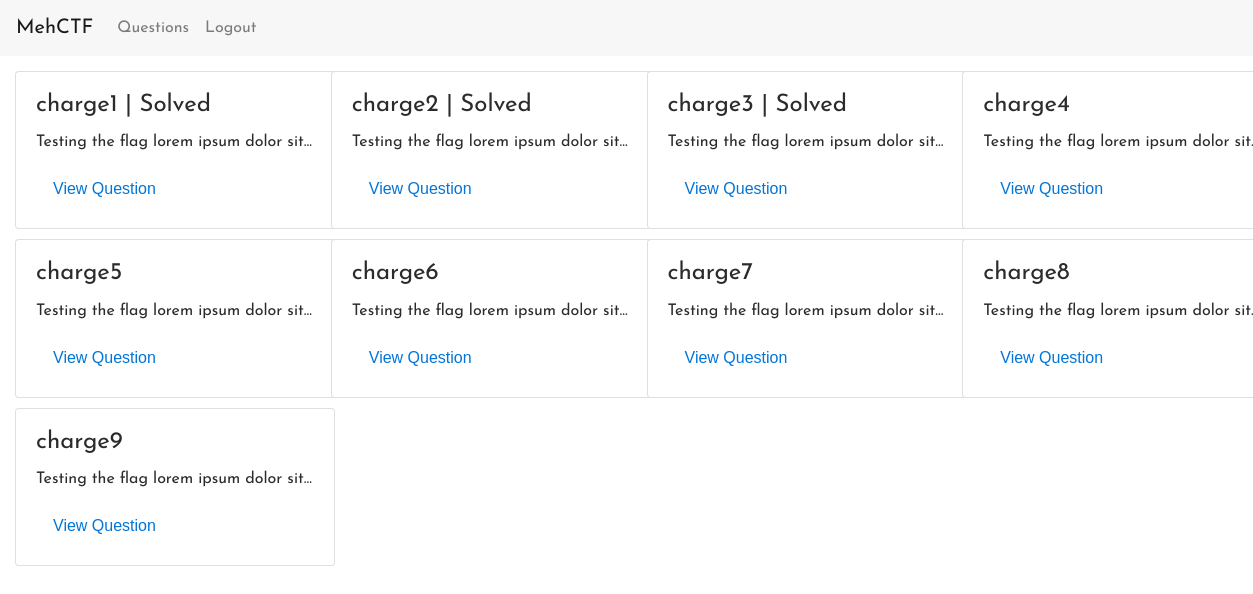
/questions (signed in), run on the app's committed database.
### models.py (models this page shows, shortened)
class Question(Base):
    __tablename__ = 'questions'
    id = Column(Integer, primary_key=True)
    name = Column(String(50))
    desc = Column(String(1000))
    flag = Column(String(200))
    filename = Column(String(1000))

### application.py (the view)
@app.route('/questions', methods=["GET"])
@login_required
def questions():
  Questions = models.Question.query.all()
  questionsSolvedIDs = [solved.question.id for solved in current_user.solved_questions]
  return render_template('questions.html',Questions=Questions,questionsSolvedIDs=questionsSolvedIDs)

### application.py (called while the page is built)
@login_manager.user_loader
def load_user(username):
    return models.User.query.filter_by(username = username).first()

@app.teardown_appcontext # DB Session Config
def shutdown_session(exception=None):
    db_session.remove()

@app.context_processor
def inject_user():
    return dict(user=current_user)

@app.after_request
def add_header(r):
  r.headers["Cache-Control"] = "no-cache, no-store, must-revalidate"
  r.headers["Pragma"] = "no-cache"
  r.headers["Expires"] = "0"
  r.headers['Cache-Control'] = 'public, max-age=0'
  return r

### models.py (called while the page is built)
    @property
    def is_authenticated(self):
        return True

### templates/questions.html (shortened to what this page needs)
{% extends "layout.html" %}
{% block body %}
<div class = "questions">
  <div class="row">
  {% for Question in Questions %}
  <div class="col-xs-12 col-sm-12 col-md-3 col-lg-3 question">
    <div class = "card" style = "width: 20rem; margin: 5px 5px 5px 5px">
      <div class = "card-block">
        <h4 class="card-title">{{ Question.name }}{% if Question.id in questionsSolvedIDs %} | Solved{% endif %}</h4>
        <p clas = "card-text">{{ Question.desc | truncate(50) }}</p>
        <a class = "card-link" href="/question/{{Question.id}}"><button class="btn btn-link">View Question</button></a>
      </div>
    </div>
  </div>
  {% endfor %}
</div>
{% endblock %}

### templates/layout.html (shortened to what this page needs)
<!doctype html>
<html>
<head>
  <link rel="stylesheet" type="text/css" href="/static/css/main.css">
  <link rel="stylesheet" type="text/css" href="/static/css/bootstrap.min.css">
</head>
<body>
    <nav class="navbar navbar-toggleable-md navbar-light bg-faded">
        <a class="navbar-brand" href="/">MehCTF</a>
        <div class="" id="navbarNavAltMarkup">
          <div class="navbar-nav">
            <a class="nav-item nav-link" href="/questions">Questions<span class="sr-only">(current)</span></a>
            {% if not user.is_authenticated %}
            <a class="nav-item nav-link" href="/login">Login<span class="sr-only">(current)</span></a>
            <a class="nav-item nav-link" href="/register">Register<span class="sr-only">(current)</span></a>
            {% else %}
            <a class="nav-item nav-link" href="/logout">Logout<span class="sr-only">(current)</span></a>
            {% endif %}
          </div>
        </div>
      </nav>
  {% block body %}
  {% endblock %}
</body>
</html>

### static/css/main.css (style rules this page uses)
body { font-family: 'Josefin Sans', sans-serif !important }
.questions { margin : 10px 10px 10px 10px; }
.question a:link, .question a:visited { color: black; }

### data on the page
Question: name "charge1", shows "| Solved", desc "Testing the flag lorem ipsum dolor sit..."
Question: name "charge2", shows "| Solved", desc "Testing the flag lorem ipsum dolor sit..."
Question: name "charge3", shows "| Solved", desc "Testing the flag lorem ipsum dolor sit..."
Question: name "charge4", desc "Testing the flag lorem ipsum dolor…"
Question: name "charge5", desc "Testing the flag lorem ipsum dolor sit..."
Question: name "charge6", desc "Testing the flag lorem ipsum dolor sit..."
Question: name "charge7", desc "Testing the flag lorem ipsum dolor sit..."
Question: name "charge8", desc "Testing the flag lorem ipsum dolor…"
Question: name "charge9", desc "Testing the flag lorem ipsum dolor sit..."
